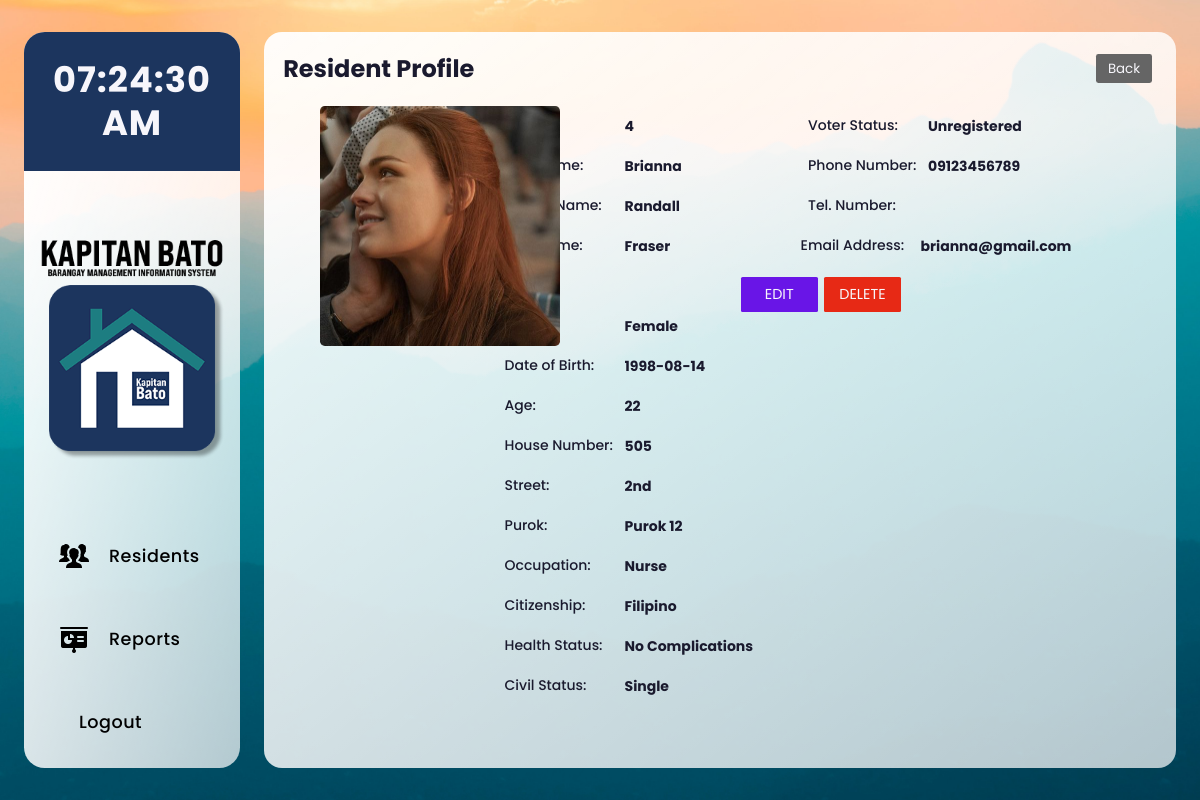
Screenshot of /n_residents/view-resident.php?id=4 (signed in) with the database file from the repository.
### tables this page shows
CREATE TABLE `residents` (
  `id` int(11) NOT NULL,
  `first_name` varchar(255) NOT NULL,
  `mid_name` varchar(255) NOT NULL,
  `last_name` varchar(255) NOT NULL,
  `suffix` varchar(255) NOT NULL,
  `sex` varchar(11) NOT NULL,
  `date_of_birth` date NOT NULL,
  `house_number` varchar(255) NOT NULL,
  `street` varchar(255) NOT NULL,
  `purok` varchar(255) NOT NULL,
  `occupation` varchar(255) NOT NULL,
  `citizenship` varchar(255) NOT NULL,
  `health_status` varchar(255) NOT NULL,
  `civil_status` varchar(255) NOT NULL,
  `voter_status` varchar(255) NOT NULL,
  `phone_number` varchar(255) NOT NULL,
  `tel_number` varchar(255) NOT NULL,
  `email` varchar(255) NOT NULL,
  `img_url` varchar(255) NOT NULL
);

### n_residents/view-resident.php (the view, shortened to what this page needs)
<!DOCTYPE html>
<html lang="en" dir="ltr">
<head>
    <link rel="stylesheet" href="../css/style.css" />
</head>
<body>
    <main>
        <?php include('../navbar.php'); ?>
        <section>
            <div class="header">
                <h1>Resident Profile</h1>
                <a href="residents.php">
                    <button class="back-btn">Back</button>
                </a>
            </div>
            <div class="content">
                <div class="resident-profile">
                    <div class="infos">
                        <?php
                        $id = $_GET['id'];
                        $squery =  mysqli_query($conn, "select * from residents where id = $id");
                        while ($row = mysqli_fetch_array($squery)) {
                        ?>
                            <form method="post">
                                <div class="view-info">
                                    <h5>ID:</h5>
                                    <h6><?php echo $row['id'] ?></h6>
                                </div>
                                <div class="view-info">
                                    <h5>First Name:</h5>
                                    <h6><?php echo $row['first_name'] ?></h6>
                                </div>
                                <div class="view-info">
                                    <h5>Middle Name:</h5>
                                    <h6><?php echo $row['mid_name'] ?></h6>
                                </div>
                                <div class="view-info">
                                    <h5>Last Name:</h5>
                                    <h6><?php echo $row['last_name'] ?></h6>
                                </div>
                                <div class="view-info">
                                    <h5>Suffix:</h5>
                                </div>
                                <div class="view-info">
                                    <h5>Sex:</h5>
                                    <h6><?php echo $row['sex'] ?></h6>
                                </div>
                                <div class="view-info">
                                    <h5>Date of Birth:</h5>
                                    <h6><?php echo $row['date_of_birth'] ?></h6>
                                </div>
                                <?php
                                $userDob = $row['date_of_birth'];
                                $dob = new DateTime($userDob);
                                $now = new DateTime();
                                $difference = $now->diff($dob);
                                $ages = $difference->y;
                                ?>
                                <div class="view-info">
                                    <h5>Age:</h5>
                                    <h6><?php echo $ages ?></h6>
                                </div>
                                <div class="view-info">
                                    <h5>House Number:</h5>
                                    <h6><?php echo $row['house_number'] ?></h6>
                                </div>
                                <div class="view-info">
                                    <h5>Street:</h5>
                                    <h6><?php echo $row['street'] ?></h6>
                                </div>
                                <div class="view-info">
                                    <h5>Purok:</h5>
                                    <h6><?php echo $row['purok'] ?></h6>
                                </div>
                                <div class="view-info">
                                    <h5>Occupation:</h5>
                                    <h6><?php echo $row['occupation'] ?></h6>
                                </div>
                                <div class="view-info">
                                    <h5>Citizenship:</h5>
                                    <h6><?php echo $row['citizenship'] ?></h6>
                                </div>
                                <div class="view-info">
                                    <h5>Health Status:</h5>
                                    <h6><?php echo $row['health_status'] ?></h6>
                                </div>
                                <div class="view-info">
                                    <h5>Civil Status:</h5>
                                    <h6><?php echo $row['civil_status'] ?></h6>
                                </div>
                    </div>
                    <div class="infos">
                        <div class="view-info">
                            <h5>Voter Status:</h5>
                            <h6><?php echo $row['voter_status'] ?></h6>
                        </div>
                        <div class="view-info">
                            <h5>Phone Number:</h5>
                            <h6><?php echo $row['phone_number'] ?></h6>
                        </div>
                        <div class="view-info">
                            <h5>Tel. Number:</h5>
                        </div>
                        <div class="view-info">
                            <h5>Email Address:</h5>
                            <h6><?php echo $row['email'] ?></h6>
                        </div>
                    </div>
                    <div class="residents-btns">
                        <a href="edit.php?id=<?php echo $row['id'] ?>">
                            <button class="edit-btn">EDIT</button>
                        </a>
                        <button class="delete-btn" id="delete">DELETE</button>
                    <?php
                        }
                    ?>
                    </div>
                </div>
            </div>
        </section>
    </main>
</body>
</html>

### css/style.css (style rules this page uses)
* { margin: 0; padding: 0; overflow: hidden; box-sizing: border-box; font-family: "Poppins", sans-serif; height: auto; width: auto; color: var(--black-color); }
h1 { font-weight: 700; }
h5 { font-weight: 600; }
button, input[type="button"] { transition: ease 0.25s; }
button { border-radius: 0.15rem; }
:root { --primary-color: #1c355e; --white-color: #f7f6fb; --black-color: #1a1a2e; --red-color: #d41e21; --green-color: #38b000; --blue-color: #01497c; }
main { height: 100vh; width: 100%; background: url("../img/kb-bg.jpg") fixed center; background-size: cover; display: flex; align-items: center; justify-content: space-evenly; }
.delete-btn { background: #f26c4f; }
.resident-profile { height: auto; display: flex; flex-direction: row; margin-left: 11rem; }
.infos { height: 100%; display: flex; flex-direction: column; align-items: center; margin-right: 2.5rem; }
.back-btn { height: 1.8rem; width: 3.5rem; margin: 0.3rem; background: #656565; color: var(--white-color); border: none; cursor: pointer; }
.view-info { height: auto; display: flex; justify-content: center; align-items: center; }
.view-info h5 { font-size: 14px; width: 7.5rem; height: 2.5rem; font-weight: 500; display: flex; align-items: center; }
.view-info h6 { font-size: 14px; width: auto; min-width: 8.5rem; line-height: 20px; height: auto; display: flex; }
.residents-btns { display: flex; justify-content: center; position: absolute; top: 10.5rem; right: 17rem; }
.edit-btn { background: #6915e7; }
.delete-btn { background: #e72915; }
.edit-btn, .delete-btn, .cancel-btn { color: var(--white-color); border-radius: 0.1rem; font-size: 0.9rem; padding: 0.4rem; border: none; cursor: pointer; height: 2.2rem; width: 4.8rem; margin: 0.2rem; }
section { height: 92%; width: 76%; display: flex; flex-direction: column; justify-content: space-between; position: relative; border-radius: 18px; background: linear-gradient( to right bottom, rgba(255, 255, 255, 0.95), rgba(255, 255, 255, 0.7) ); }
.header { width: auto; height: 10%; display: flex; justify-content: space-between; align-items: center; padding: 1.2rem; }
.content { width: 100%; height: 90%; display: flex; justify-content: center; position: relative; }

### rows the page displays
residents: id "4", first_name "Brianna", mid_name "Randall", last_name "Fraser", sex "Female", date_of_birth "1998-08-14", house_number "505", street "2nd", purok "Purok 12", occupation "Nurse", citizenship "Filipino", health_status "No Complications", civil_status "Single", voter_status "Unregistered", phone_number "09123456789", email "brianna@gmail.com"
